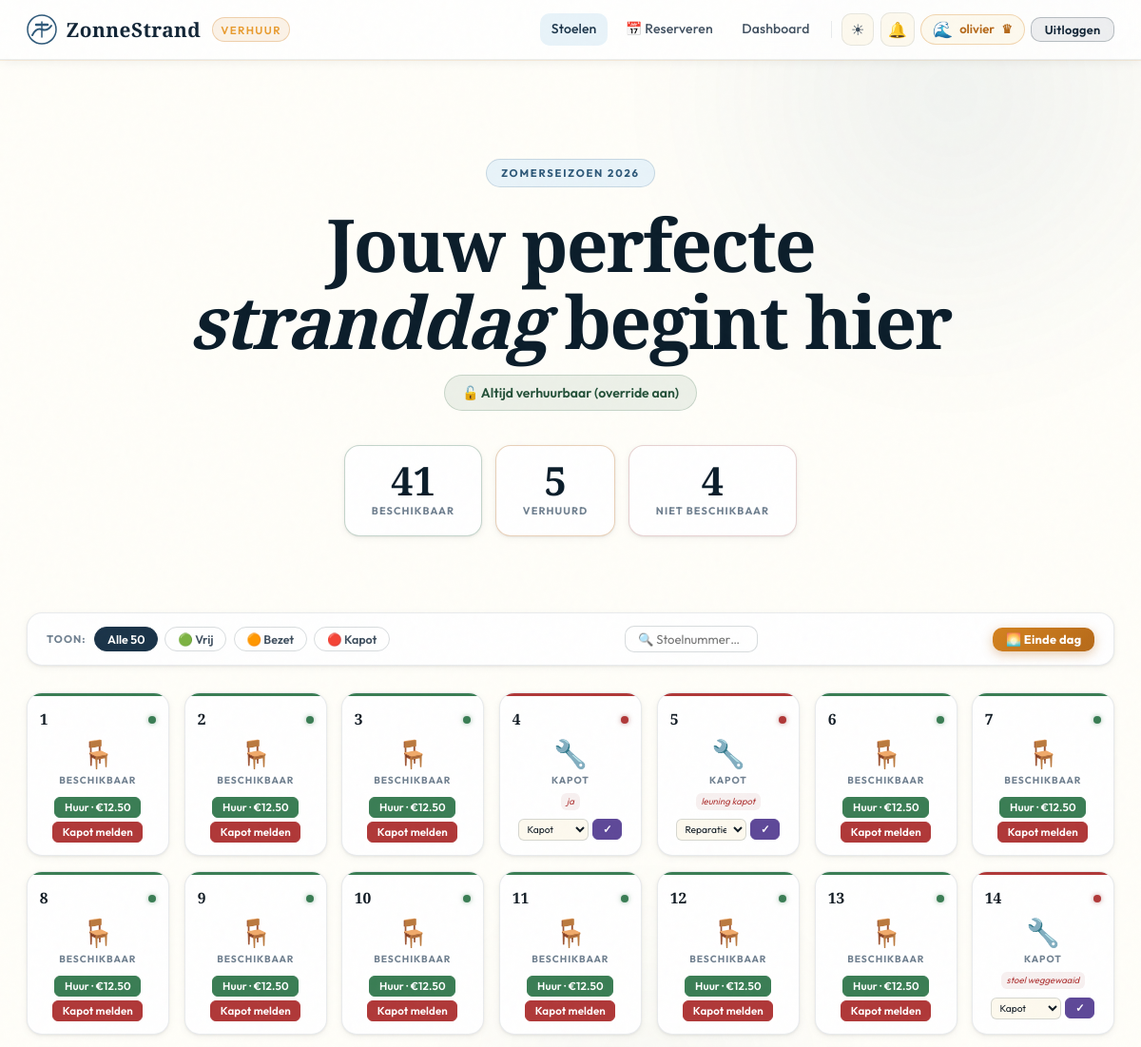
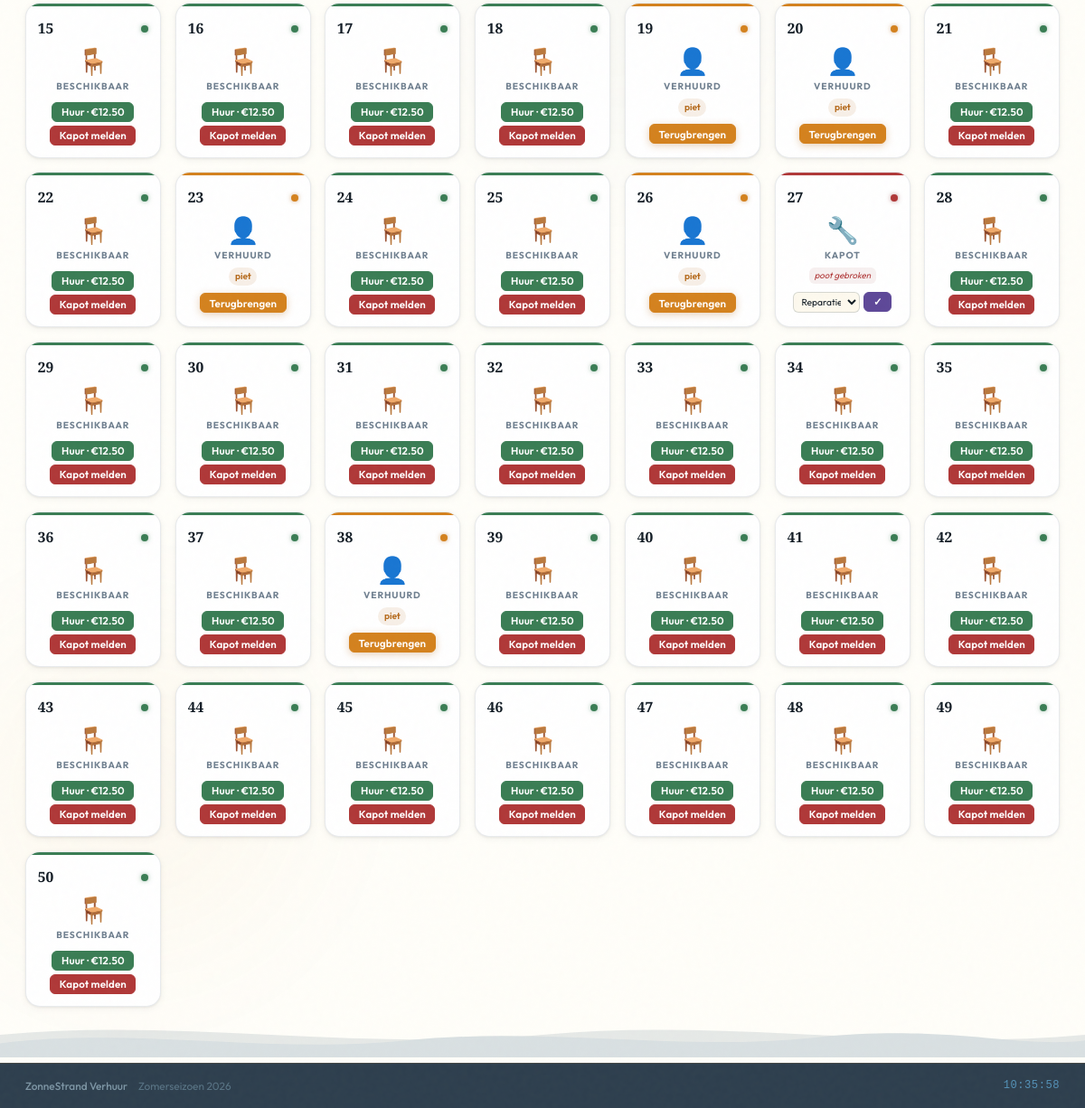
Before: / (signed in) with the older database file (2 pictures, top to bottom).
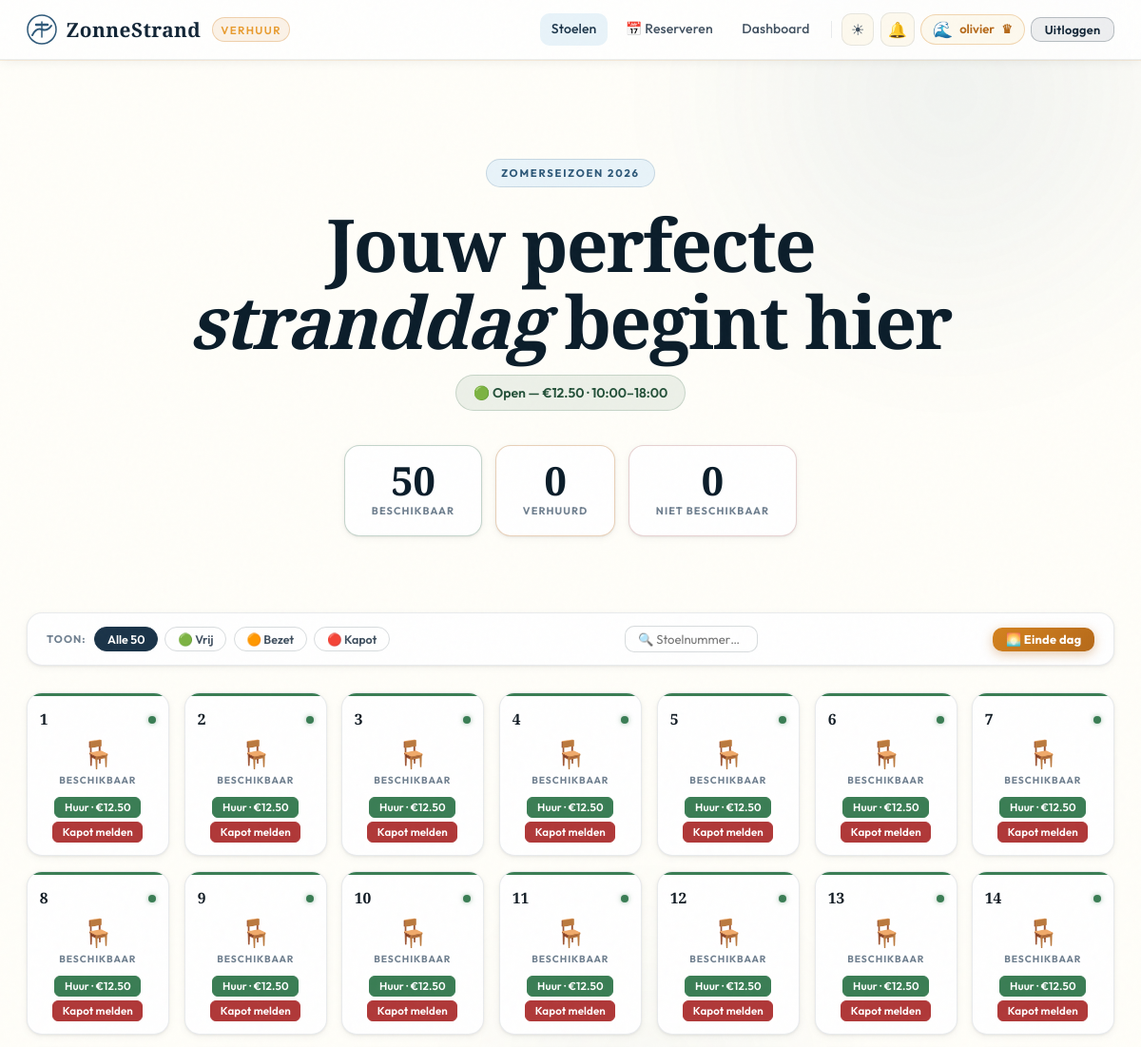
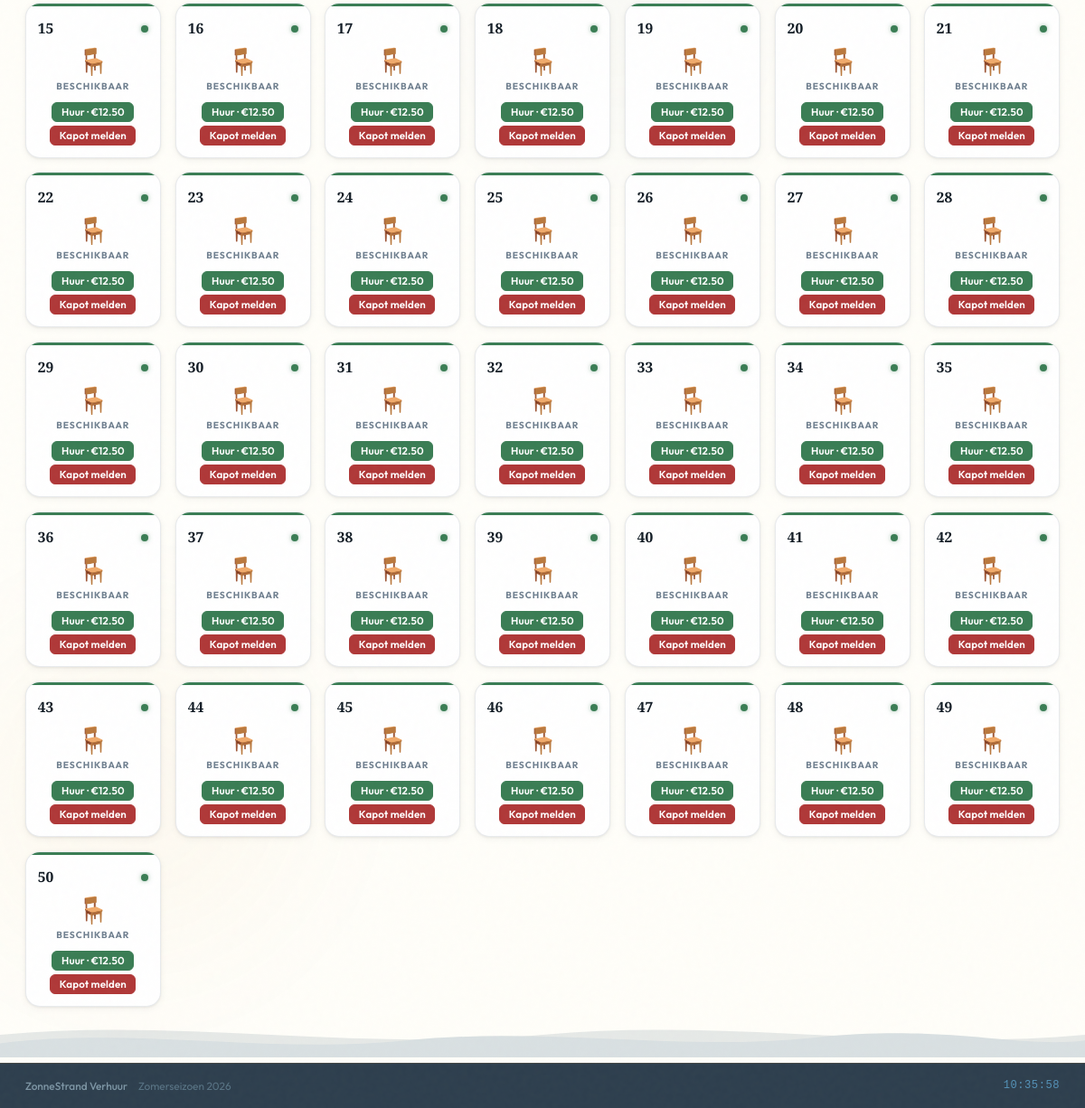
After: the same page with the newer database file (2 pictures, top to bottom).
### tables this page shows
CREATE TABLE chairs (
    id             INTEGER PRIMARY KEY AUTOINCREMENT,
    status         TEXT NOT NULL DEFAULT 'vrij',
    repair_reason  TEXT,
    repair_status  TEXT
);

CREATE TABLE rentals (
    id        INTEGER PRIMARY KEY AUTOINCREMENT,
    chair_id  INTEGER NOT NULL,
    price     REAL    NOT NULL,
    time_slot TEXT,
    rented_by TEXT,
    date      TEXT    NOT NULL,
    FOREIGN KEY (chair_id) REFERENCES chairs(id)
);

### routes.py (the view)
@main_routes.route("/")
def index():
    chairs       = get_all_chairs()
    stats        = get_chair_stats()
    price, slot  = get_price_and_slot()
    renter_map   = {}
    for ch in chairs:
        if ch["status"] == "bezet":
            r = get_active_rental(ch["id"])
            if r: renter_map[ch["id"]] = r["rented_by"]
    search = request.args.get("q","").strip()
    show_onboarding = session.pop("onboarding", False)
    notif_count     = _notif_count()
    return render_template("index.html",
        chairs=chairs, stats=stats,
        user=session.get("user"), role=session.get("role"),
        current_price=price, current_slot=slot,
        always_open=is_always_open(),
        renter_map=renter_map,
        broken_reasons=BROKEN_REASONS,
        now=datetime.now(),
        search=search,
        show_onboarding=show_onboarding,
        notif_count=notif_count,
        time_slots=TIME_SLOTS)

### models.py (called while the page is built)
def get_db():
    conn = sqlite3.connect(DB_NAME)
    conn.row_factory = sqlite3.Row
    return conn

def get_all_chairs():
    conn = get_db()
    chairs = conn.execute("SELECT * FROM chairs ORDER BY id").fetchall()
    conn.close()
    return chairs

def get_chair_stats():
    conn = get_db()
    r = conn.execute("""
        SELECT
          SUM(CASE WHEN status='vrij'  THEN 1 ELSE 0 END) vrij,
          SUM(CASE WHEN status='bezet' THEN 1 ELSE 0 END) bezet,
          SUM(CASE WHEN status='kapot' OR status='in_reparatie' THEN 1 ELSE 0 END) kapot
        FROM chairs
    """).fetchone()
    conn.close()
    return {"vrij": r["vrij"] or 0, "bezet": r["bezet"] or 0, "kapot": r["kapot"] or 0}

def get_active_rental(cid):
    conn = get_db()
    r = conn.execute(
        "SELECT * FROM rentals WHERE chair_id=? ORDER BY date DESC LIMIT 1", (cid,)
    ).fetchone()
    conn.close()
    return r

def count_unread_notifications(username):
    try:
        conn = get_db()
        n = conn.execute(
            "SELECT COUNT(*) FROM notifications WHERE username=? AND is_read=0", (username,)
        ).fetchone()[0]
        conn.close()
        return n
    except Exception:
        return 0

### templates/index.html (shortened to what the changed rows need)
{% extends "base.html" %}
{% block content %}
<section class="hero-section">
    <h1 class="hero-display">Jouw perfecte<br><em>stranddag</em> begint hier</h1>
    <p class="hero-lead">
        {% if always_open %}
            <span class="status-pill pill-open">🔓 Altijd verhuurbaar (override aan)</span>
        {% elif current_price %}
            <span class="status-pill pill-open">🟢 Open — €{{ "%.2f"|format(current_price|float) }} · {{ current_slot }}</span>
        {% else %}
            <span class="status-pill pill-closed">🔴 Gesloten — verhuur 10:00–18:00</span>
        {% endif %}
    </p>
    <div class="stat-row">
        <div class="stat-card s-vrij">
            <span class="stat-val" id="stat-vrij">{{ stats.vrij }}</span>
            <span class="stat-lbl">Beschikbaar</span>
        </div>
        <div class="stat-card s-bezet">
            <span class="stat-val" id="stat-bezet">{{ stats.bezet }}</span>
            <span class="stat-lbl">Verhuurd</span>
        </div>
        <div class="stat-card s-kapot">
            <span class="stat-val" id="stat-kapot">{{ stats.kapot }}</span>
            <span class="stat-lbl">Niet beschikbaar</span>
        </div>
    </div>
</section>
<div class="chair-grid" id="chair-grid">
{% for chair in chairs %}
{% set cid    = chair['id'] %}
{% set status = chair['status'] %}
{% set renter = renter_map.get(cid) %}
{% set broken = status in ('kapot','in_reparatie') %}
<article class="chair-card {{ status }}"
         data-status="{{ 'kapot' if broken else status }}"
         data-id="{{ cid }}">
    <div class="cc-header">
        <span class="cc-number">{{ cid }}</span>
        <span class="cc-indicator ind-{{ status }}"></span>
    </div>
    <div class="cc-icon">
        {% if status == 'vrij' %}🪑
        {% elif status == 'bezet' %}👤
        {% elif status == 'in_reparatie' %}🛠
        {% else %}🔧{% endif %}
    </div>
    <div class="cc-status">
        {% if status == 'vrij' %}Beschikbaar
        {% elif status == 'bezet' %}Verhuurd
        {% elif status == 'in_reparatie' %}In reparatie
        {% else %}Kapot{% endif %}
    </div>
    {% if status == 'bezet' and renter %}
        <div class="cc-renter">{{ renter }}</div>
    {% endif %}
    {% if broken and chair['repair_reason'] %}
        <div class="cc-reason" title="{{ chair['repair_reason'] }}">
            {{ chair['repair_reason'][:22] }}{% if chair['repair_reason']|length > 22 %}…{% endif %}
        </div>
    {% endif %}
    <div class="cc-actions">
    {% if user %}
        {% if status == 'vrij' %}
            {% if current_price %}
            <a href="/checkout/{{ cid }}" class="btn btn-success btn-xs">
                Huur · €{{ "%.2f"|format(current_price|float) }}
            </a>
            {% else %}
            <span class="cc-closed">Gesloten</span>
            {% endif %}
            <button class="btn btn-danger btn-xs" onclick="openBrokenModal({{ cid }})" type="button">Kapot melden</button>
        {% elif status == 'bezet' %}
            {% if user == renter or role == 'admin' %}
            <a href="/free/{{ cid }}" class="btn btn-warning btn-xs"
               data-confirm="Stoel {{ cid }} terugbrengen?">Terugbrengen</a>
            {% else %}
            <span class="cc-chip chip-bezet">Verhuurd</span>
            {% endif %}
        {% elif broken %}
            {% if role == 'admin' %}
            <form class="repair-inline" data-chair-id="{{ cid }}">
                <select name="repair_status" class="repair-sel">
                    <option value="kapot"        {% if chair['repair_status']=='kapot'        %}selected{% endif %}>Kapot</option>
                    <option value="in_reparatie" {% if chair['repair_status']=='in_reparatie' %}selected{% endif %}>Reparatie</option>
                </select>
                <button type="submit" class="btn btn-violet btn-xs">✓</button>
            </form>
            {% else %}
            <span class="cc-chip chip-kapot">
                {{ 'In reparatie' if status == 'in_reparatie' else 'Kapot' }}
            </span>
            {% endif %}
        {% endif %}
    {% else %}
        <a href="/login" class="cc-login-link">Login om te huren →</a>
    {% endif %}
    </div>
</article>
{% endfor %}
</div>
{% endblock %}

Changed rows visible on the page:
removed rentals: rented_by "piet"
removed rentals: rented_by "piet"
removed rentals: rented_by "piet"
removed rentals: rented_by "piet"
removed rentals: rented_by "piet"
changed chairs id 4: current_price (not shown) → "12.50"; repair_reason "ja" → (not shown); repair_status "Kapot" → (not shown); status "🔧 KAPOT ✓" → "🪑 BESCHIKBAAR Huur · € Kapot melden"
changed chairs id 5: current_price (not shown) → "12.50"; repair_reason "leuning kapot" → (not shown); repair_status "Reparatie" → (not shown); status "🔧 KAPOT ✓" → "🪑 BESCHIKBAAR Huur · € Kapot melden"
changed chairs id 14: current_price (not shown) → "12.50"; repair_reason "stoel weggewaaid" → (not shown); repair_status "Kapot" → (not shown); status "🔧 KAPOT ✓" → "🪑 BESCHIKBAAR Huur · € Kapot melden"
changed chairs id 19: current_price (not shown) → "12.50"; status "👤 VERHUURD Terugbrengen" → "🪑 BESCHIKBAAR Huur · € Kapot melden"
changed chairs id 20: current_price (not shown) → "12.50"; status "👤 VERHUURD Terugbrengen" → "🪑 BESCHIKBAAR Huur · € Kapot melden"
changed chairs id 23: current_price (not shown) → "12.50"; status "👤 VERHUURD Terugbrengen" → "🪑 BESCHIKBAAR Huur · € Kapot melden"
changed chairs id 26: current_price (not shown) → "12.50"; status "👤 VERHUURD Terugbrengen" → "🪑 BESCHIKBAAR Huur · € Kapot melden"
changed chairs id 27: current_price (not shown) → "12.50"; repair_reason "poot gebroken" → (not shown); repair_status "Reparatie" → (not shown); status "🔧 KAPOT ✓" → "🪑 BESCHIKBAAR Huur · € Kapot melden"
changed chairs id 38: current_price (not shown) → "12.50"; status "👤 VERHUURD Terugbrengen" → "🪑 BESCHIKBAAR Huur · € Kapot melden"
Other visible differences:
{{ "%.2f"|format(current_price|float) }}: (not shown) → "12.50"
{{ current_slot }}: (not shown) → "10:00–18:00"
{{ stats.vrij }}: "41" → "50"
{{ stats.bezet }}: "5" → "0"
{{ stats.kapot }}: "4" → "0"
text no longer shown: "🔓 Altijd verhuurbaar (override aan)"
text now shown: "🟢 Open — € ·"
